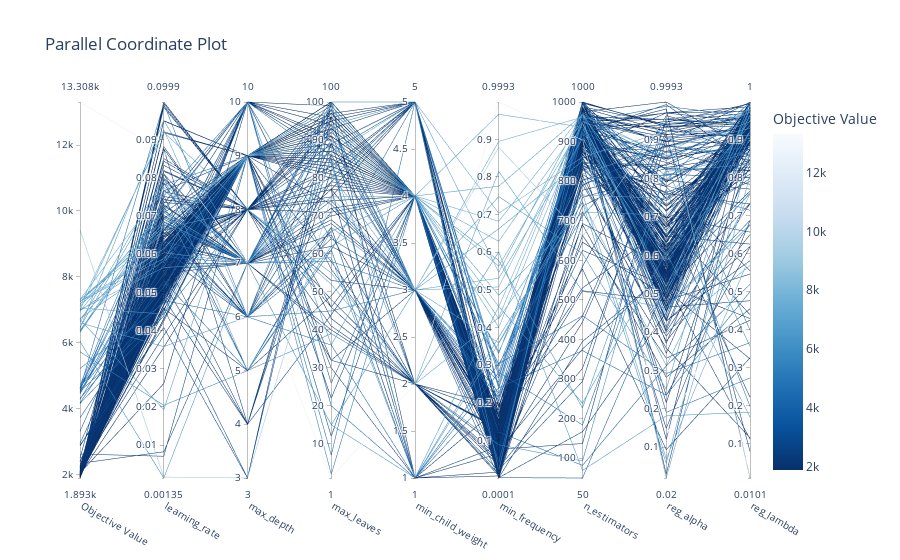

Notebook cell for this chart:
### Code cell
# Gráfico de coordenadas paralelas
parallel_coordinates = vis.plot_parallel_coordinate(study1)
parallel_coordinates.show()

### Figure 1 — Plotly figure (JSON) as saved in the notebook; plotly's stock layout.template omitted (floating-point values rounded to 4 significant figures; data arrays with more than 128 entries replaced by an {"elided": "..."} marker saying what was removed)
{"data": [{"dimensions": [{"label": "Objective Value", "range": [1893.0, 13310.0], "values": {"elided": "282 float values"}}, {"label": "learning_rate", "range": [0.001353, 0.0999], "values": {"elided": "282 float values"}}, {"label": "max_depth", "range": [3, 10], "values": {"elided": "282 int values"}}, {"label": "max_leaves", "range": [1, 100], "values": {"elided": "282 int values"}}, {"label": "min_child_weight", "range": [1, 5], "values": {"elided": "282 int values"}}, {"label": "min_frequency", "range": [0.0001285, 0.9993], "values": {"elided": "282 float values"}}, {"label": "n_estimators", "range": [50, 1000], "values": {"elided": "282 int values"}}, {"label": "reg_alpha", "range": [0.01999, 0.9993], "values": {"elided": "282 float values"}}, {"label": "reg_lambda", "range": [0.01015, 1.0], "values": {"elided": "282 float values"}}], "labelangle": 30, "labelside": "bottom", "line": {"color": {"elided": "282 float values"}, "colorbar": {"title": {"text": "Objective Value"}}, "colorscale": [[0.0, "rgb(247,251,255)"], [0.125, "rgb(222,235,247)"], [0.25, "rgb(198,219,239)"], [0.375, "rgb(158,202,225)"], [0.5, "rgb(107,174,214)"], [0.625, "rgb(66,146,198)"], [0.75, "rgb(33,113,181)"], [0.875, "rgb(8,81,156)"], [1.0, "rgb(8,48,107)"]], "reversescale": true, "showscale": true}, "type": "parcoords"}], "layout": {"title": {"text": "Parallel Coordinate Plot"}}}
